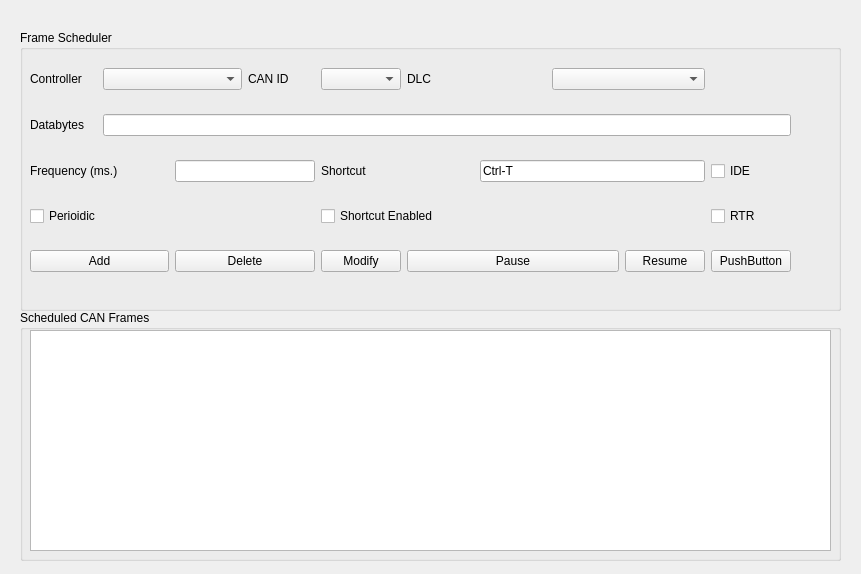
<?xml version="1.0" encoding="UTF-8"?>
<ui version="4.0">
 <class>CANFrameGeneratorWidget</class>
 <widget class="QWidget" name="CANFrameGeneratorWidget">
  <property name="geometry">
   <rect>
    <x>0</x>
    <y>0</y>
    <width>861</width>
    <height>574</height>
   </rect>
  </property>
  <property name="windowTitle">
   <string>CAN Frame Generator</string>
  </property>
  <widget class="QGroupBox" name="groupBox">
   <property name="geometry">
    <rect>
     <x>20</x>
     <y>310</y>
     <width>821</width>
     <height>251</height>
    </rect>
   </property>
   <property name="title">
    <string>Scheduled CAN Frames</string>
   </property>
   <widget class="QTableView" name="tableView">
    <property name="geometry">
     <rect>
      <x>10</x>
      <y>20</y>
      <width>801</width>
      <height>221</height>
     </rect>
    </property>
   </widget>
  </widget>
  <widget class="QGroupBox" name="groupBox_2">
   <property name="geometry">
    <rect>
     <x>20</x>
     <y>30</y>
     <width>821</width>
     <height>281</height>
    </rect>
   </property>
   <property name="title">
    <string>Frame Scheduler</string>
   </property>
   <widget class="QWidget" name="">
    <property name="geometry">
     <rect>
      <x>10</x>
      <y>20</y>
      <width>761</width>
      <height>241</height>
     </rect>
    </property>
    <layout class="QGridLayout" name="gridLayout">
     <item row="0" column="0">
      <widget class="QLabel" name="label">
       <property name="text">
        <string>Controller</string>
       </property>
      </widget>
     </item>
     <item row="0" column="1" colspan="2">
      <widget class="QComboBox" name="comboBox"/>
     </item>
     <item row="0" column="3">
      <widget class="QLabel" name="label_2">
       <property name="text">
        <string>CAN ID</string>
       </property>
      </widget>
     </item>
     <item row="0" column="4">
      <widget class="QComboBox" name="comboBox_2"/>
     </item>
     <item row="0" column="5" colspan="2">
      <widget class="QLabel" name="label_3">
       <property name="text">
        <string>DLC</string>
       </property>
      </widget>
     </item>
     <item row="0" column="7" colspan="2">
      <widget class="QComboBox" name="comboBox_3"/>
     </item>
     <item row="1" column="0">
      <widget class="QLabel" name="label_4">
       <property name="text">
        <string>Databytes</string>
       </property>
      </widget>
     </item>
     <item row="1" column="1" colspan="9">
      <widget class="QLineEdit" name="lineEdit"/>
     </item>
     <item row="2" column="0" colspan="2">
      <widget class="QLabel" name="label_5">
       <property name="text">
        <string>Frequency (ms.)</string>
       </property>
      </widget>
     </item>
     <item row="2" column="2" colspan="2">
      <widget class="QLineEdit" name="lineEdit_2"/>
     </item>
     <item row="2" column="4" colspan="2">
      <widget class="QLabel" name="label_6">
       <property name="text">
        <string>Shortcut</string>
       </property>
      </widget>
     </item>
     <item row="2" column="6" colspan="3">
      <widget class="QLineEdit" name="lineEdit_3">
       <property name="text">
        <string>Ctrl-T</string>
       </property>
      </widget>
     </item>
     <item row="2" column="9">
      <widget class="QCheckBox" name="checkBox_3">
       <property name="text">
        <string>IDE</string>
       </property>
      </widget>
     </item>
     <item row="3" column="0" colspan="4">
      <widget class="QCheckBox" name="checkBox_2">
       <property name="text">
        <string>Perioidic</string>
       </property>
      </widget>
     </item>
     <item row="3" column="4" colspan="4">
      <widget class="QCheckBox" name="checkBox">
       <property name="text">
        <string>Shortcut Enabled</string>
       </property>
      </widget>
     </item>
     <item row="3" column="9">
      <widget class="QCheckBox" name="checkBox_4">
       <property name="text">
        <string>RTR</string>
       </property>
      </widget>
     </item>
     <item row="4" column="0" colspan="2">
      <widget class="QPushButton" name="pushButton">
       <property name="text">
        <string>Add</string>
       </property>
      </widget>
     </item>
     <item row="4" column="2" colspan="2">
      <widget class="QPushButton" name="pushButton_2">
       <property name="text">
        <string>Delete</string>
       </property>
      </widget>
     </item>
     <item row="4" column="4">
      <widget class="QPushButton" name="pushButton_3">
       <property name="text">
        <string>Modify</string>
       </property>
      </widget>
     </item>
     <item row="4" column="5" colspan="3">
      <widget class="QPushButton" name="pushButton_4">
       <property name="text">
        <string>Pause</string>
       </property>
      </widget>
     </item>
     <item row="4" column="8">
      <widget class="QPushButton" name="pushButton_5">
       <property name="text">
        <string>Resume</string>
       </property>
      </widget>
     </item>
     <item row="4" column="9">
      <widget class="QPushButton" name="pushButton_6">
       <property name="text">
        <string>PushButton</string>
       </property>
      </widget>
     </item>
    </layout>
   </widget>
  </widget>
 </widget>
 <resources/>
 <connections/>
</ui>
